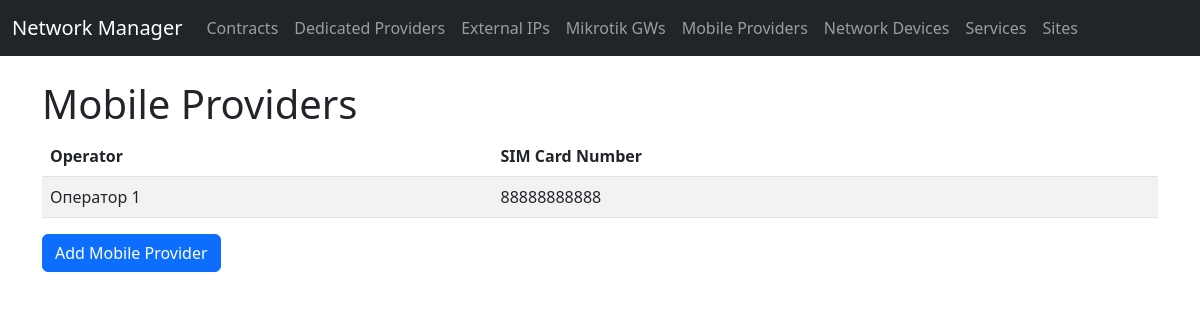
/mobile-providers/, run on an earlier commit of the app's database.
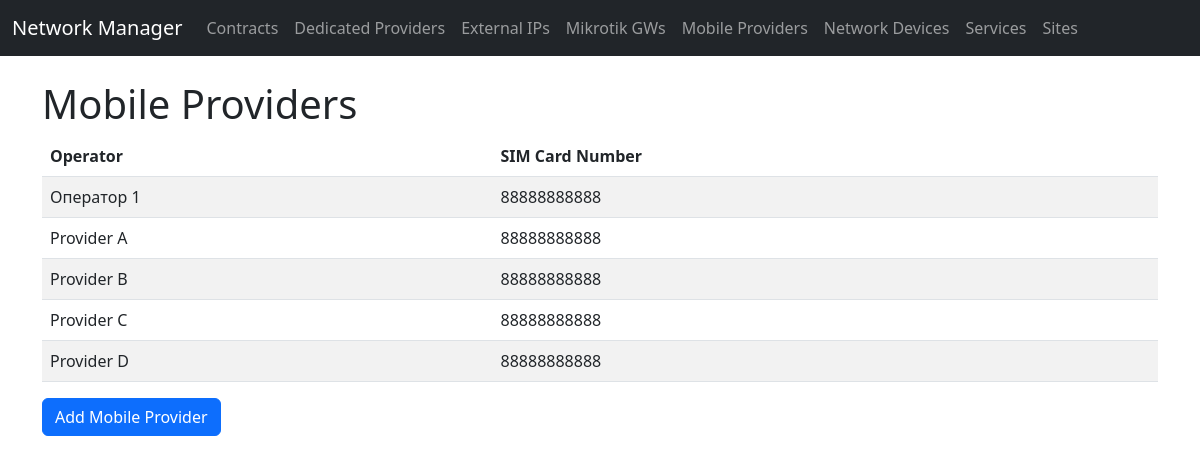
And on a later commit of the database.
### network_manager/models.py (models this page shows, shortened)
class Service(models.Model):
    SERVICE_TYPES = [
        ('internet', 'Интернет'),
        ('telephony', 'Телефония'),
    ]
    CONNECTION_TYPES = [
        ('wired', 'Проводной'),
        ('radio', 'Радио'),
        ('lte', 'LTE'),
    ]
    SPEED_CHOICES = [
        ('10M', '10 Mbit/s'),
        ('100M', '100 Mbit/s'),
        ('1G', '1 Gbit/s'),
        ('10G', '10 Gbit/s'),
    ]
    service_type = models.CharField(max_length=50, choices=SERVICE_TYPES, verbose_name="Тип услуги")
    connection_type = models.CharField(max_length=50, choices=CONNECTION_TYPES, verbose_name="Способ подключения")
    speed = models.CharField(max_length=50, choices=SPEED_CHOICES, verbose_name="Скорость подключения")

class MobileProvider(Service):
    operator = models.CharField(max_length=255, verbose_name="Оператор")
    sim_card_number = models.CharField(max_length=20, verbose_name="Номер SIM-карты")

### network_manager/views.py (the view)
# urls.py: path('mobile-providers/', mobile_providers_list, name='mobile_providers_list'),
def mobile_providers_list(request):
    mobile_providers = MobileProvider.objects.all()
    return render(request, 'network_manager/mobile_providers_list.html', {'mobile_providers': mobile_providers})

### network_manager/templates/network_manager/mobile_providers_list.html (shortened to what this page needs)
{% extends 'base.html' %}
{% block content %}
<h1>Mobile Providers</h1>
<table class="table table-striped table-hover">
    <thead>
        <tr>
            <th>Operator</th>
            <th>SIM Card Number</th>
        </tr>
    </thead>
    <tbody>
        {% if mobile_providers %}
            {% for provider in mobile_providers %}
            <tr onclick="location.href='{% url 'edit_mobile_provider' provider.id %}'" style="cursor: pointer;">
                <td>{{ provider.operator }}</td>
                <td>{{ provider.sim_card_number }}</td>
            </tr>
            {% endfor %}
        {% else %}
            <tr>
                <td colspan="2">No mobile providers available.</td>
            </tr>
        {% endif %}
    </tbody>
</table>
<a href="{% url 'add_mobile_provider' %}" class="btn btn-primary">Add Mobile Provider</a>
{% endblock %}

What changed in the data, as far as the page shows it:
added MobileProvider: operator "Provider A", sim_card_number "88888888888"
added MobileProvider: operator "Provider B", sim_card_number "88888888888"
added MobileProvider: operator "Provider C", sim_card_number "88888888888"
added MobileProvider: operator "Provider D", sim_card_number "88888888888"
